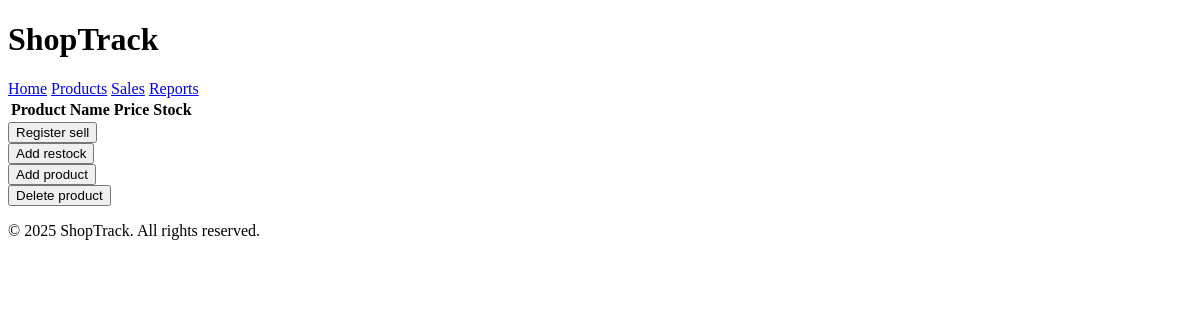
/products, run on an earlier commit of the app's database.
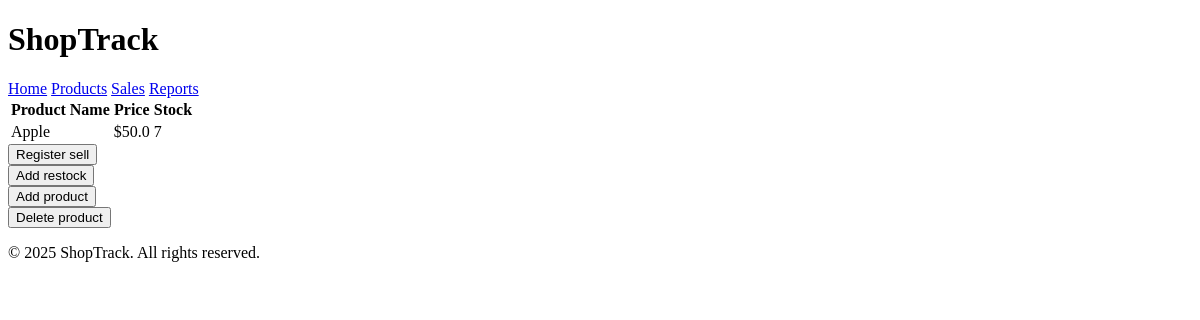
And on a later commit of the database.
### tables this page shows
CREATE TABLE products (
    id INTEGER PRIMARY KEY AUTOINCREMENT,
    name TEXT NOT NULL,
    description TEXT,
    price REAL NOT NULL,
    stock INTEGER NOT NULL
);

### app.py (the view)
@app.route('/products', methods=['GET'])
def products():
    db = get_db()
    products = db.execute('SELECT * FROM products').fetchall()
    return render_template('products.html', products=products)

### app.py (called while the page is built)
def get_db():
    if 'db' not in g:
        g.db = sqlite3.connect(DATABASE)
        g.db.row_factory = sqlite3.Row  # To access columns by name
    return g.db

### templates/products.html (shortened to what this page needs)
{% extends "base.html" %}
{% block content %}
    <table class="table table-striped">
        <thead>
            <tr>
                <th>Product Name</th>
                <th>Price</th>
                <th>Stock</th>
            </tr>
        </thead>
        <tbody>
            {% for product in products %}
                <tr>
                    <td>{{ product.name }}</td>
                    <td>${{ product.price }}</td>
                    <td>{{ product.stock }}</td>
                </tr>
            {% endfor %}
        </tbody>
    </table>
    <div>
        <form method="get" action="/sell">
            <button type="submit">Register sell</button>
        </form>
        <form method="get" action="/restock">
            <button type="submit">Add restock</button>
        </form>
        <form method="get" action="/add_product">
            <button type="submit">Add product</button>
        </form>
        <form method="get" action="/delete_product">
            <button type="submit">Delete product</button>
        </form>
    </div>
{% endblock %}

### templates/base.html (shortened to what this page needs)
<!DOCTYPE html>
<html lang="en">
<head>
</head>
<body>
    <header>
        <h1>ShopTrack</h1>
        <nav>
            <a href="/">Home</a>
            <a href="/products">Products</a>
            <a href="/sales">Sales</a>
            <a href="/reports">Reports</a>
        </nav>
    </header>
    <main>
        {% block content %}
        {% endblock %}
    </main>
    <footer>
        <p>&copy; 2025 ShopTrack. All rights reserved.</p>
    </footer>
</body>
</html>

What changed in the data, as far as the page shows it:
added products: name "Apple", price "50.0", stock "7"
